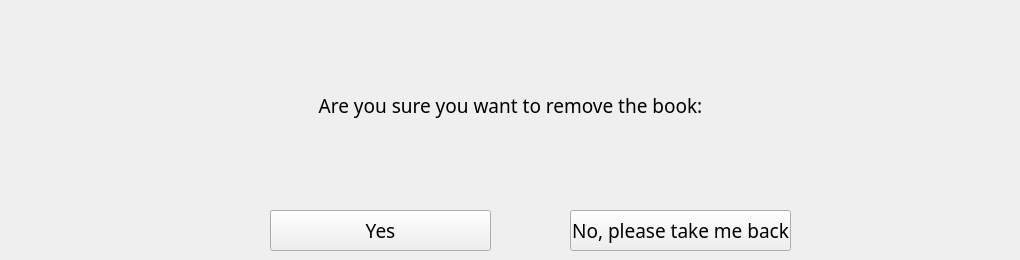
    <widget class="QWidget" name="page_2">
     <widget class="QLabel" name="warningLabel">
      <property name="geometry">
       <rect>
        <x>10</x>
        <y>80</y>
        <width>1001</width>
        <height>51</height>
       </rect>
      </property>
      <property name="font">
       <font>
        <family>Centry Gothic</family>
        <pointsize>14</pointsize>
        <weight>50</weight>
        <italic>false</italic>
        <bold>false</bold>
       </font>
      </property>
      <property name="styleSheet">
       <string notr="true">font: 14pt &quot;Centry Gothic&quot;;</string>
      </property>
      <property name="text">
       <string>Are you sure you want to remove the book:</string>
      </property>
      <property name="alignment">
       <set>Qt::AlignCenter</set>
      </property>
     </widget>
     <widget class="QPushButton" name="confirmButton">
      <property name="geometry">
       <rect>
        <x>270</x>
        <y>210</y>
        <width>221</width>
        <height>41</height>
       </rect>
      </property>
      <property name="font">
       <font>
        <family>Centry Gothic</family>
        <pointsize>14</pointsize>
        <weight>50</weight>
        <italic>false</italic>
        <bold>false</bold>
       </font>
      </property>
      <property name="styleSheet">
       <string notr="true">font: 14pt &quot;Centry Gothic&quot;;
</string>
      </property>
      <property name="text">
       <string>Yes</string>
      </property>
     </widget>
     <widget class="QPushButton" name="noThanksButton">
      <property name="geometry">
       <rect>
        <x>570</x>
        <y>210</y>
        <width>221</width>
        <height>41</height>
       </rect>
      </property>
      <property name="font">
       <font>
        <family>Centry Gothic</family>
        <pointsize>14</pointsize>
        <weight>50</weight>
        <italic>false</italic>
        <bold>false</bold>
       </font>
      </property>
      <property name="styleSheet">
       <string notr="true">font: 14pt &quot;Centry Gothic&quot;;
</string>
      </property>
      <property name="text">
       <string>No, please take me back</string>
      </property>
     </widget>
    </widget>
